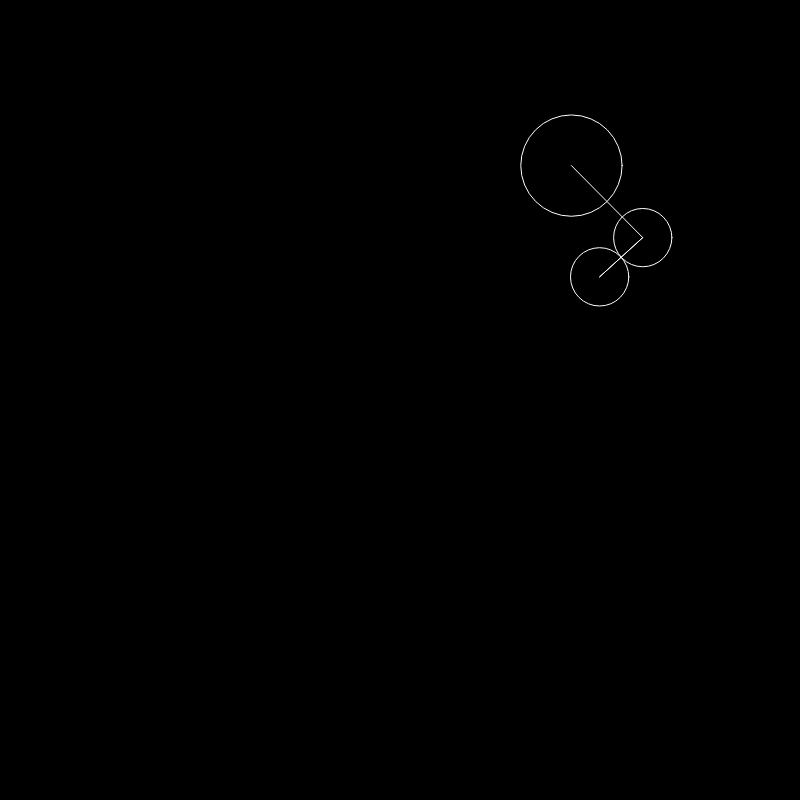
Frame 1 (no input)
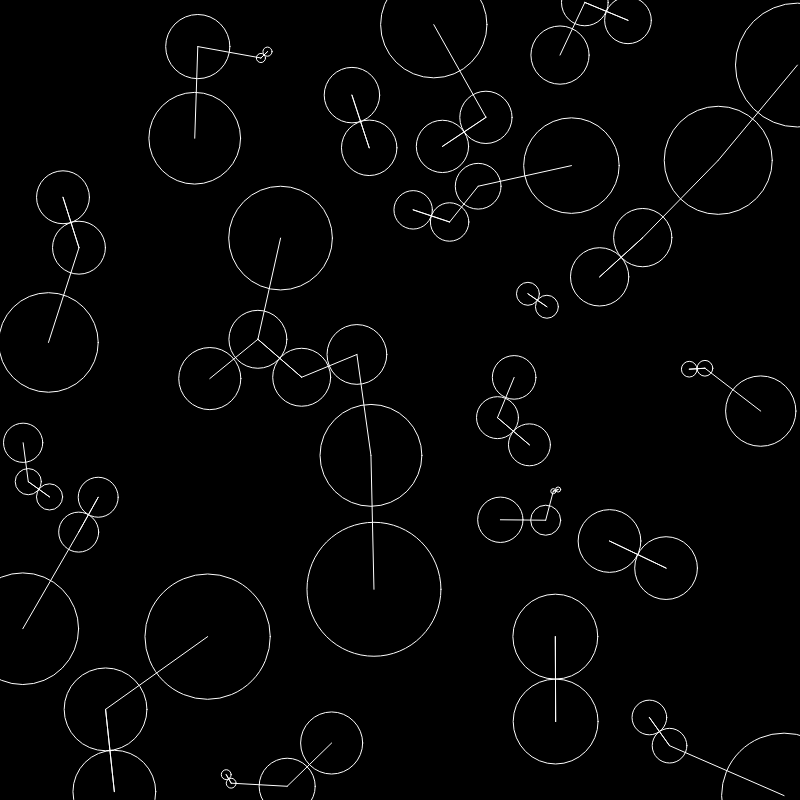
Frame 60 (no input)
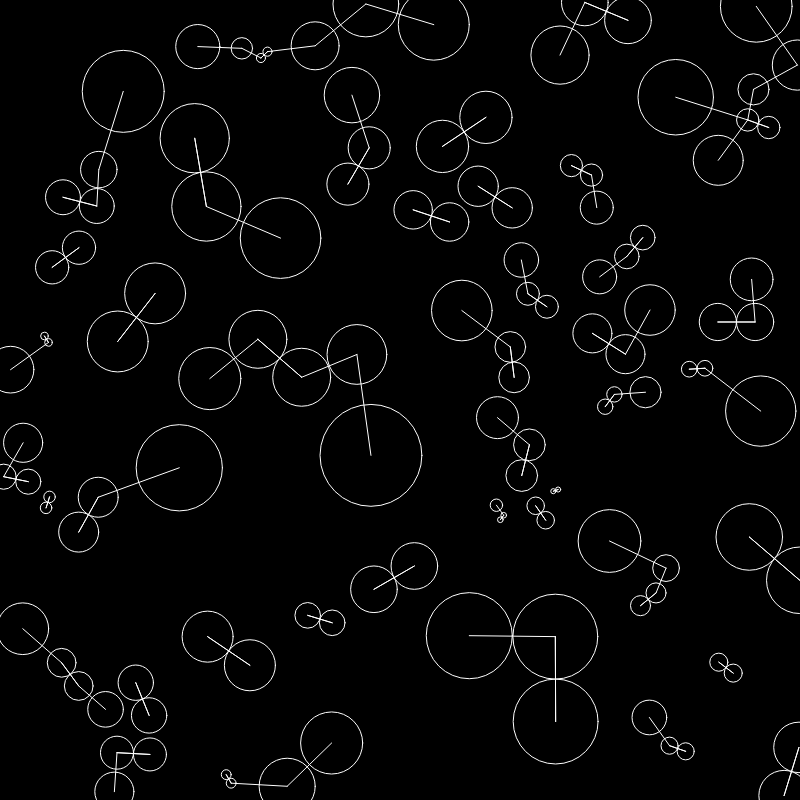
Frame 120 (the mouse pressed at the canvas centre since frame 60)

The p5.js sketch that drew these frames (run headless with seeded random() and noise() and a simulated clock; from frame 60 on, the mouse is pressed at the canvas centre):

// p5.js sketch
// ── sketch.js

//Pointcloud to contain points
let myPointcloud ;

//Point Number ID
let id = 0 ;

const cycle = 2500 ;

function setup() {
    createCanvas(800, 800);

    //pointcloud instance
    myPointcloud = new Pointcloud();

    //insert three points to start
    for(let i = 0; i<3; i++){
        myPointcloud.append(new Point(id,random(0, width), random(0, height)));
        id++ ;
    }
}

function draw() {

    //clear the background
    background('black') ;
    //draw with a white stroke and no fill
    stroke('white') ;
    noFill() ;

    //get the closest point and connect them
    //iterate over points in myPointcloud
    for (let i = 0; i < myPointcloud.points.length; i++) {
        //establish the closest point to the current point
        myPointcloud.points[i].getClosest(myPointcloud) ;

        //connect the points together with a line and draw a circle
        //get the point position
        thisPoint = myPointcloud.points[i].P ;
        //get the point's neighbor position
        thatPoint = myPointcloud.points[i].Neighbor.P ;
        //get the distance between the points
        const r = myPointcloud.points[i].Dist;
        //draw the line between the points
        line(thisPoint.x,thisPoint.y,thatPoint.x,thatPoint.y) ;
        //draw a circle at every point with a radius of the distance
        ellipse(thisPoint.x,thisPoint.y,r,r) ;
    }


    //cycle between adding and removing points
    if(frameCount % cycle < cycle/2) {
        //add a new point
        myPointcloud.append(new Point(id, random(0, width), random(0, height)));
        //increment the point id
        id++ ;
    } else {
        //remove the last point
        myPointcloud.delete() ;
        //decrement the id
        id-- ;
    }

}

//point class
class Point {
    //constructor with attributes ptnum(parameter), x position(parameter), y position(parameter) and neighbor (another point object)
    constructor(ptnum,x,y) {
        this.ptnum = ptnum ;            //point number
        this.P = createVector(x, y);    //positional vector
        this.Neighbor = null ;          //nearest neighbor
        this.Dist = 0 ;                 //distance to neighbor
    }

    //get the closest point and set to the Neighbor attribute
    getClosest(pc) {
        //the best candidate
        let candidate = null ;
        //the target point
        let target ;
        //iterate over the pointcloud
        for (let i = 0; i < pc.points.length; i++) {
            //set the target point to the current pointcloud point
            target = pc.points[i] ;
            //exclude self from evaluation
            if (target.ptnum !== this.ptnum) {
                //measure distance between the target and self
                const distance = this.P.dist(target.P) ;
                //if the distance from target and self is less than or is less than or equal to the
                if (distance <= candidate || candidate == null) {
                    //save the neighbor object candidate
                    this.Neighbor = target ;
                    //save the distance candidate
                    this.Dist = distance ;
                    //update the candidate distance test
                    candidate = distance;
                }
            }
        }
    }
}

//pointcloud class
class Pointcloud {
    //construct an empty array
    constructor() {
        this.points = [] ;      //array of points
    }

    //add new point to the pointcloud array
    append(obj) {
        append(this.points,obj) ;
    }

    //delete the last point
    delete() {
        this.points.pop()
    }

    //clear all points
    clear() {
        this.points = [] ;
    }
}
